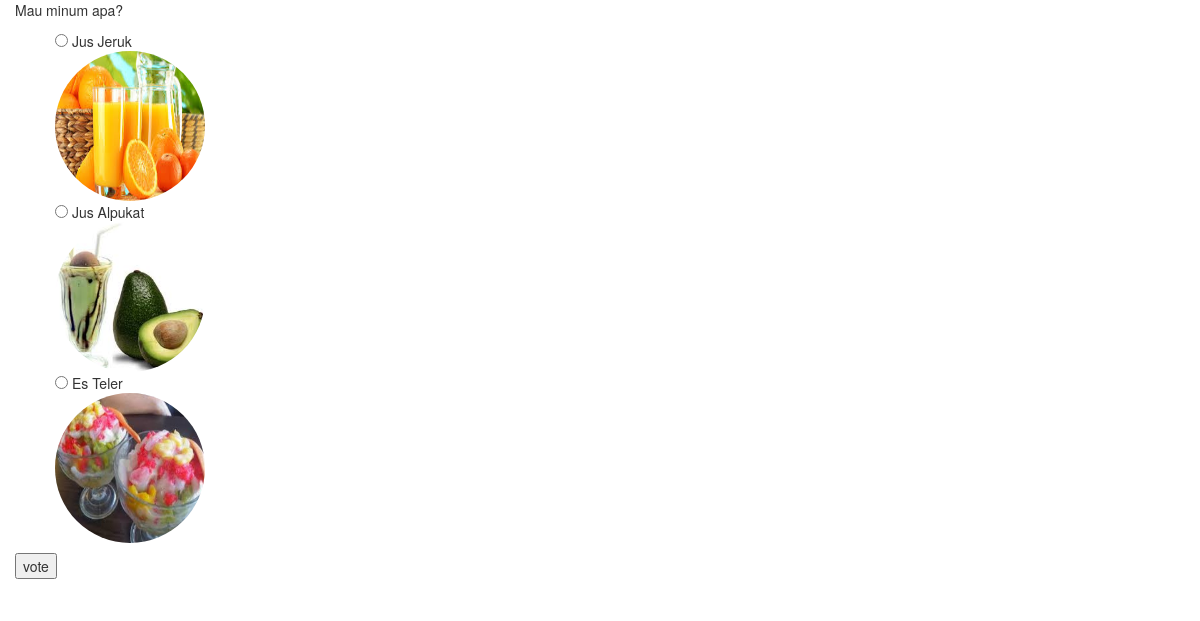
Screenshot of /poll/3/ with the database file from the repository.
### poll/models.py (models this page shows, shortened)
class Question(models.Model):
    question_text = models.CharField(max_length=200)
    pub_date = models.DateTimeField('date published')

class Choice(models.Model):
    question = models.ForeignKey(Question, on_delete=models.CASCADE) #on delete : kalau class question di delete, ini juga ikut ke delete
    choice_text = models.CharField(max_length=200)
    votes = models.IntegerField(default=0)
    image = models.ImageField(null=True, blank=True) #null & blank mengindikasikan kalau dia optional, kalau kosong jg gpp

### poll/views.py (the view)
# urls.py: url(r'^(?P<question_id>[0-9]+)/$', views.detail_question, name='detail_question'),
def detail_question(request, question_id):
    context = {}
    question = Question.objects.get(id=question_id)
    context['question'] = question
    return render(request, 'poll/detail_question.html', context)

### templates/poll/detail_question.html (shortened to what this page needs)
{% load staticfiles %}
<html>
  <head>
    <link href="{% static 'css/bootstrap.css' %}" rel="stylesheet">
  </head>
  <body>
    <div class="container">
      <div class="row">
        <p>{{question.question_text}}</p>
        <form action="{% url 'poll:vote' %}" method="post">
          <ul style="list-style-type: none;">
            {% for choice in question.choice_set.all %}
            <li>
              <input type="radio" name="choice" id="choice{{ forloop.counter }}" value="{{ choice.id }}"/>
              {{choice.choice_text}}
              {% if choice.image %}
                <br><img class="img-circle" src="{{choice.image.url}}" width="150" height="150">
              {% endif %}
            </li>
            {% endfor %}
          </ul>
          <input type="submit" value="vote">
        </form>
      </div>
    </div>
  </body>
</html>

### rows the page displays
Question: question_text "Mau minum apa?"
Choice: choice_text "Jus Jeruk", image (picture)
Choice: choice_text "Jus Alpukat", image (picture)
Choice: choice_text "Es Teler", image (picture)
